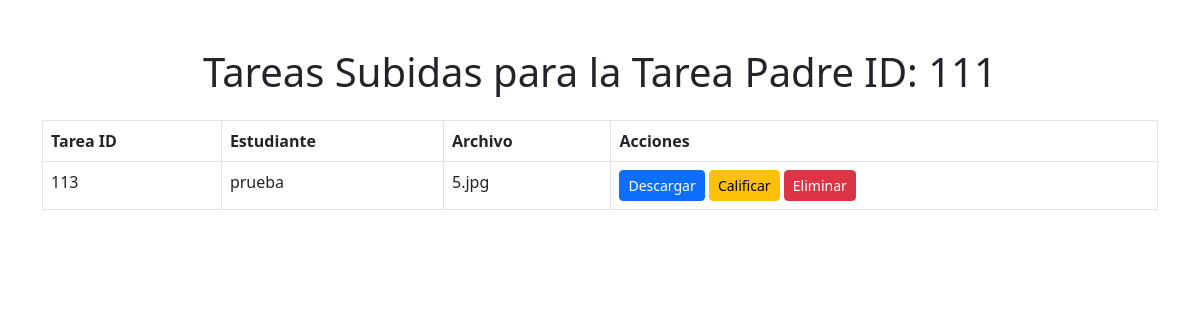
The page /php/Cursos/Curso_primero/TareasSubidas.php?periodo=primer_periodo&tarea_id=111 on the database its author committed.
### tables this page shows
CREATE TABLE `tareas` (
  `id` int(11) NOT NULL,
  `curso_id` int(11) NOT NULL,
  `periodo` varchar(20) NOT NULL,
  `archivo` varchar(255) NOT NULL,
  `tipo` enum('tarea','material') NOT NULL,
  `estudiante` varchar(100) DEFAULT NULL,
  `correo_estudiante` varchar(255) DEFAULT NULL,
  `calificacion` float DEFAULT NULL,
  `tarea_id` int(11) DEFAULT NULL,
  `tarea_padre_id` int(11) DEFAULT NULL
);

### php/Cursos/Curso_primero/TareasSubidas.php (the view, shortened to what this page needs)
<?php
include __DIR__ . '/../../conexion_be.php';
$tarea_padre_id = $_GET['tarea_id'] ?? '';
$query = "SELECT * FROM tareas WHERE tarea_padre_id = $tarea_padre_id";
$result = $conexion->query($query);
?>
<!DOCTYPE html>
<html lang="es">
<head>
    <link rel="stylesheet" href="https://cdn.jsdelivr.net/npm/bootstrap@5.3.0/dist/css/bootstrap.min.css">
</head>
<body>
<div class="container mt-5">
    <h1 class="text-center mb-4">Tareas Subidas para la Tarea Padre ID: <?php echo $tarea_padre_id; ?></h1>
    <?php if ($result && $result->num_rows > 0): ?>
        <table class="table table-bordered">
            <thead>
            <tr>
                <th>Tarea ID</th>
                <th>Estudiante</th>
                <th>Archivo</th>
                <th>Acciones</th>
            </tr>
            </thead>
            <tbody>
            <?php while ($tarea = $result->fetch_assoc()): ?>
                <tr>
                    <td><?php echo $tarea['id']; ?></td>
                    <td><?php echo $tarea['estudiante']; ?></td>
                    <td><?php echo basename($tarea['archivo']); ?></td>
                    <td>
                        <a href="<?php echo '../' . $tarea['archivo']; ?>" class="btn btn-primary btn-sm" download>Descargar</a>
                        <a href="Calificar.php?id=<?php echo $tarea['id']; ?>&estudiante=<?php echo urlencode($tarea['estudiante']); ?>" class="btn btn-warning btn-sm">Calificar</a>
                        <a href="Eliminar.php?id=<?php echo $tarea['id']; ?>&archivo=<?php echo urlencode($tarea['archivo']); ?>" class="btn btn-danger btn-sm" onclick="return confirm('¿Estás seguro de eliminar esta tarea?');">Eliminar</a>
                    </td>
                </tr>
            <?php endwhile; ?>
            </tbody>
        </table>
    <?php else: ?>
        <div class="alert alert-warning">No se han subido tareas para esta tarea padre.</div>
    <?php endif; ?>
</div>
</body>
</html>

### rows shown on the page
tareas: id "113", estudiante "prueba", archivo "5.jpg"

### other values the page prints
$tarea_padre_id "111"
